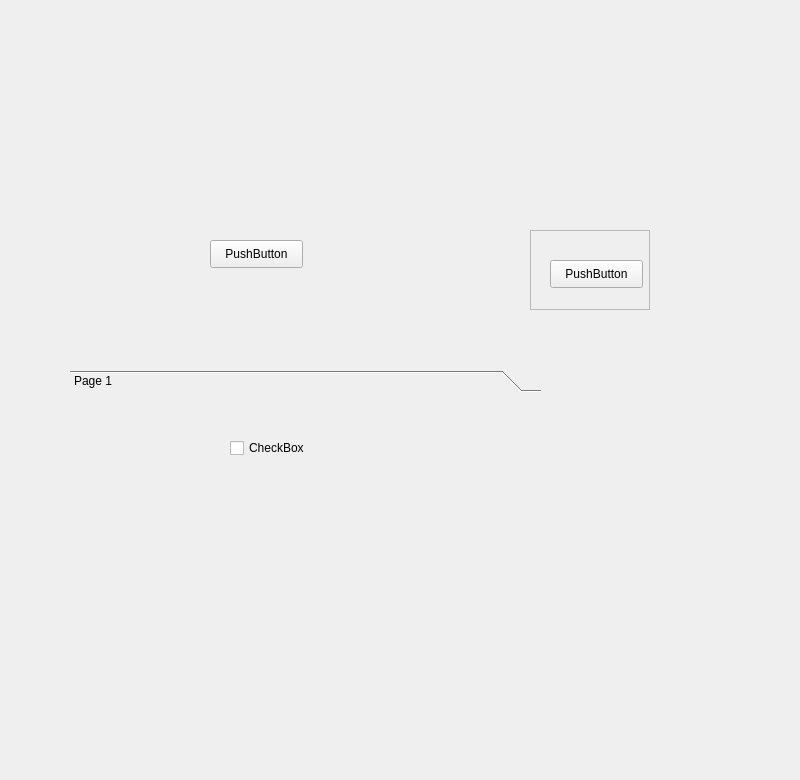
<?xml version="1.0" encoding="UTF-8"?>
<ui version="4.0">
 <class>ResultWindow</class>
 <widget class="QWidget" name="ResultWindow">
  <property name="geometry">
   <rect>
    <x>0</x>
    <y>0</y>
    <width>800</width>
    <height>780</height>
   </rect>
  </property>
  <property name="windowTitle">
   <string>Form</string>
  </property>
  <widget class="QToolBox" name="toolBox">
   <property name="geometry">
    <rect>
     <x>70</x>
     <y>370</y>
     <width>471</width>
     <height>147</height>
    </rect>
   </property>
   <property name="currentIndex">
    <number>0</number>
   </property>
   <widget class="QWidget" name="page">
    <property name="geometry">
     <rect>
      <x>0</x>
      <y>0</y>
      <width>471</width>
      <height>116</height>
     </rect>
    </property>
    <attribute name="label">
     <string>Page 1</string>
    </attribute>
    <widget class="QCheckBox" name="checkBox">
     <property name="geometry">
      <rect>
       <x>160</x>
       <y>40</y>
       <width>81</width>
       <height>20</height>
      </rect>
     </property>
     <property name="text">
      <string>CheckBox</string>
     </property>
    </widget>
   </widget>
  </widget>
  <widget class="QPushButton" name="pushButton">
   <property name="geometry">
    <rect>
     <x>210</x>
     <y>240</y>
     <width>93</width>
     <height>28</height>
    </rect>
   </property>
   <property name="text">
    <string>PushButton</string>
   </property>
  </widget>
  <widget class="QFrame" name="frame">
   <property name="geometry">
    <rect>
     <x>530</x>
     <y>230</y>
     <width>120</width>
     <height>80</height>
    </rect>
   </property>
   <property name="frameShape">
    <enum>QFrame::StyledPanel</enum>
   </property>
   <property name="frameShadow">
    <enum>QFrame::Raised</enum>
   </property>
   <widget class="QPushButton" name="pushButton_2">
    <property name="geometry">
     <rect>
      <x>20</x>
      <y>30</y>
      <width>93</width>
      <height>28</height>
     </rect>
    </property>
    <property name="text">
     <string>PushButton</string>
    </property>
   </widget>
  </widget>
 </widget>
 <resources/>
 <connections/>
</ui>
